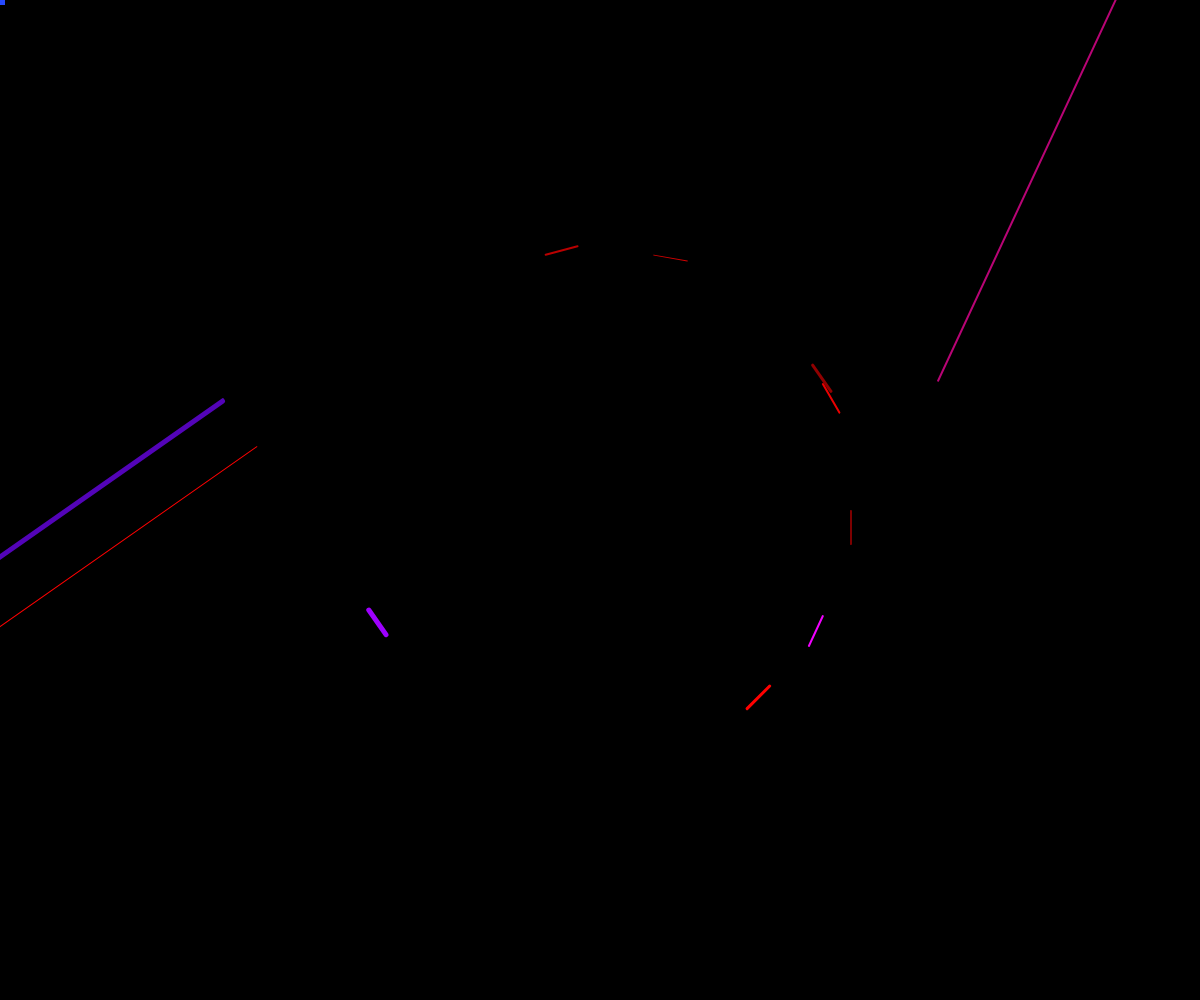
Frame 1 (no input)
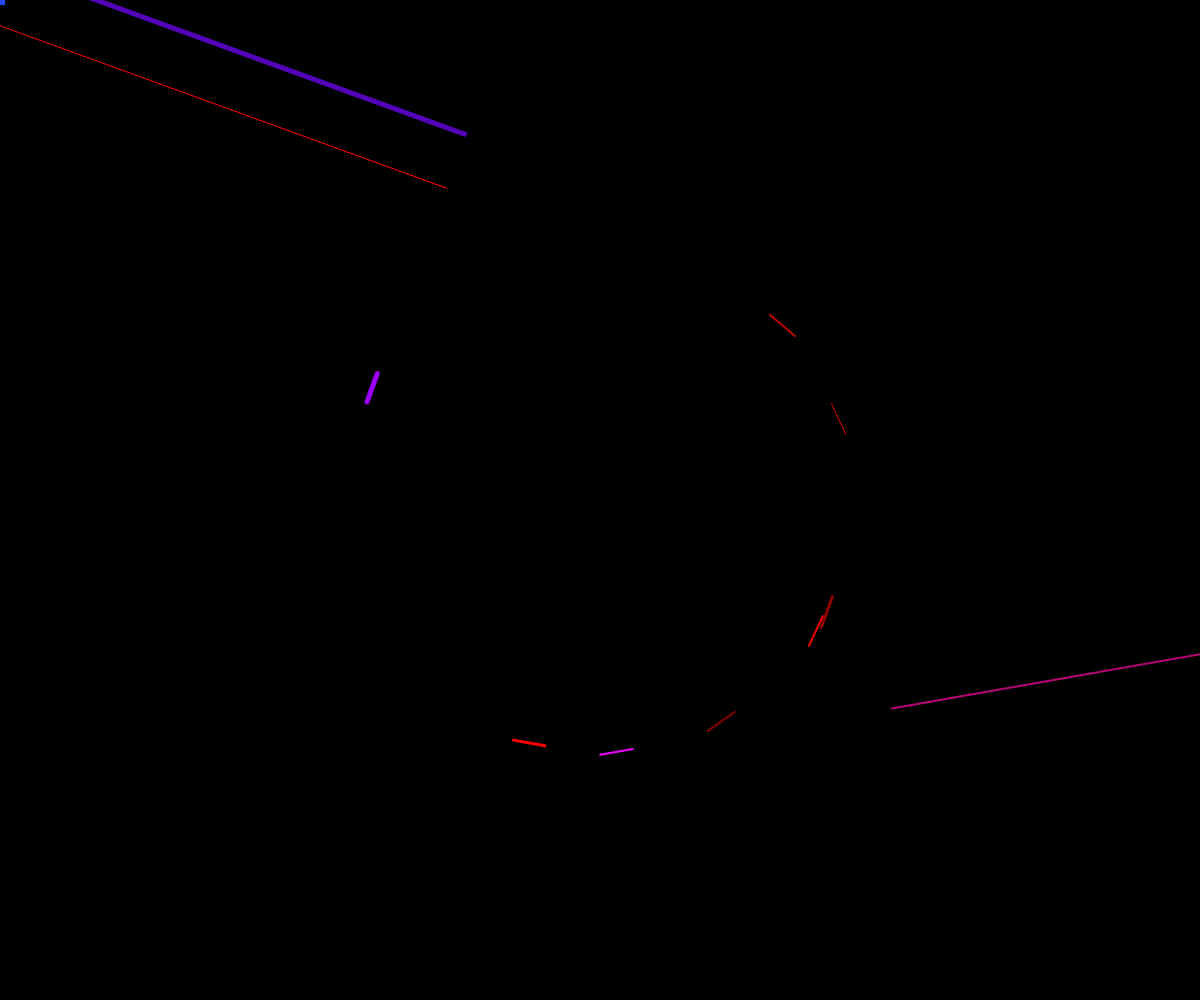
Frame 60 (no input)
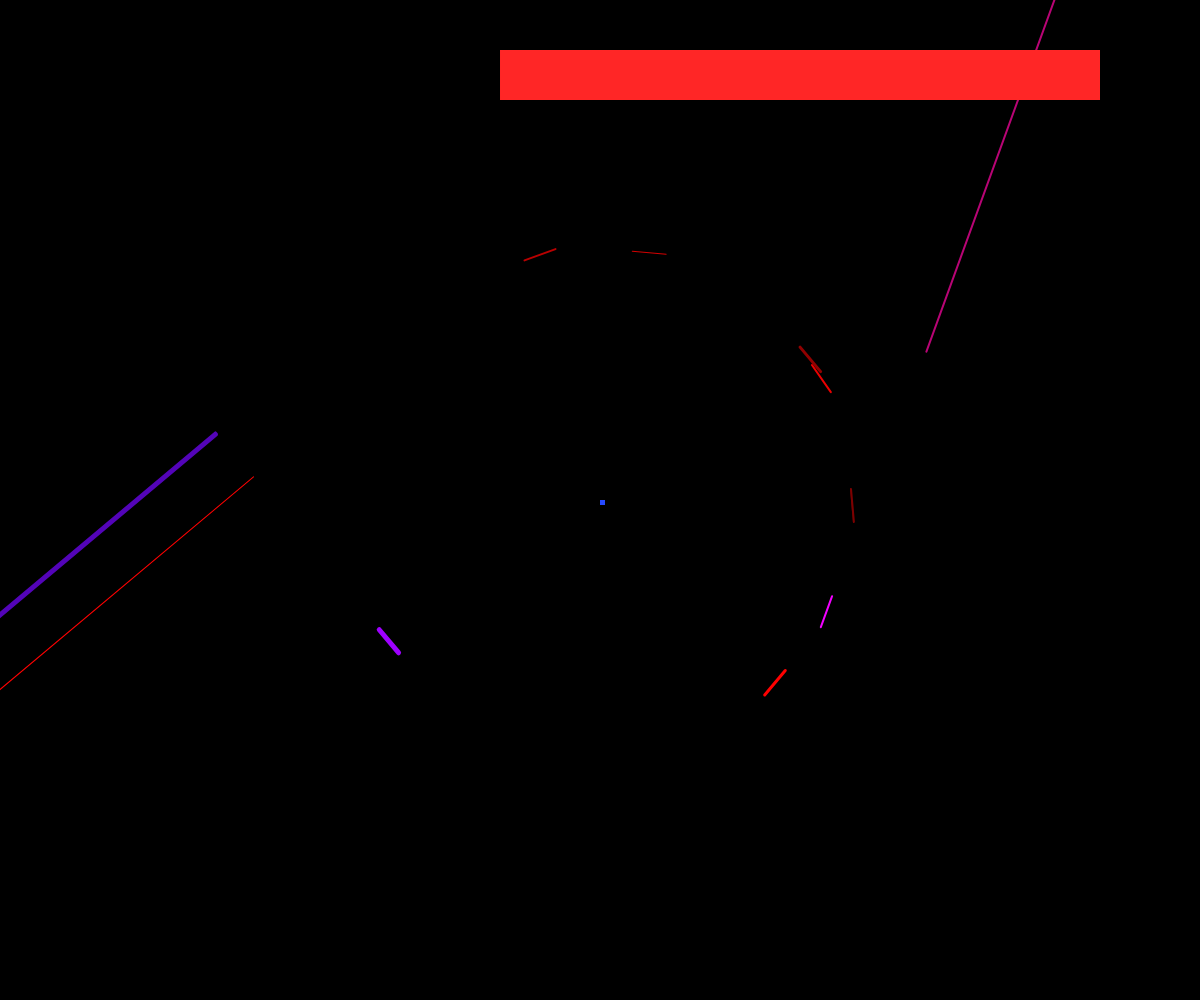
Frame 120 (the mouse pressed at the canvas centre since frame 60)

The p5.js sketch that drew these frames (run headless with seeded random() and noise() and a simulated clock; from frame 60 on, the mouse is pressed at the canvas centre):

// p5.js sketch
// ── sketch.js
// ----------------------------------------- Hello
// ----------------------------------------- variable widens diameter of rotation

var shapesk = 250;

// ----------------------------------------- Set up canvas

function setup() {
    createCanvas( windowWidth, windowHeight );

// ----------------------------------------- Set up frame rate

    frameRate( 500 );
}

// ----------------------------------------- Starting degree for shape elements

    var degree = 0;

// ----------------------------------------- Drawing background color

    function draw () {
    background( 0, 0, 0 );

// ----------------------------------------- Creates Line that rotates

      push();
      translate( width*0.5, height*0.5 ); // translates to center of rotation
      rotate( radians(degree) );          // rotates at stated amount
      noStroke();                         // no outer stroke on shape
      fill( 'rgb(85, 0, 0)' );                // fill color
      rect( shapesk, 10, 1, 35 , 105, 5 );    // rectangular shape

      degree = degree;

      pop();

// ----------------------------------------- Creates Line that rotates

      push();

      translate( width*0.5, height*0.5 );
      rotate( radians(degree) );
      noStroke();
      fill( 'rgb(125, 0, 0)' );
      rect( shapesk, 10, 2, 35 , 105, 5 );

// ----------------------------------------- Change degree position

      degree = degree - 35;

      pop();

// ----------------------------------------- Creates Line that rotates

        push();

        translate( width*0.5, height*0.5 );
        rotate( radians(degree) );
        noStroke();
        fill( 'rgb(145, 0, 0)' );
        rect( shapesk, 10, 3, 35 , 105, 5);

// ----------------------------------------- Change degree position

        degree = degree - 70;

        pop();

// ----------------------------------------- Creates Line that rotates

      push();

      translate( width*0.5, height*0.5);
      rotate( radians(degree) );
      noStroke();
      fill( 'rgb(185, 0, 0)' );
      rect( shapesk, 10, 2, 35 , 105, 5 );

// ----------------------------------------- Change degree position

      degree = degree + 25;

      pop();

// ----------------------------------------- Creates Line that rotates

        push();

        translate( width*0.5, height*0.5 );
        rotate( radians(degree) );
        noStroke();
        fill( 'rgb(210, 0, 0)' );
        rect( shapesk, 10, 1, 35 , 105, 5 );

// ----------------------------------------- Change degree position

        degree = degree + 50;

        pop();

// ----------------------------------------- Creates Line that rotates

          push();

          translate( width*0.5, height*0.5 );
          rotate( radians(degree) );
          noStroke();
          fill( 'rgb(235, 0, 0)' );
          rect( shapesk, 10, 2, 35 , 105, 5 );

// ----------------------------------------- Change degree position

          degree = degree + 75;

          pop();

// ----------------------------------------- Creates Line that rotates

            push();

            translate( width*0.5, height*0.5 );
            rotate( radians(degree) );
            noStroke();
            fill( 'rgb(255, 0, 0)' );
            rect( shapesk, 10, 3, 35 , 105, 5 );

// ----------------------------------------- Change degree position

            degree = degree + 100;

            pop();

// ----------------------------------------- Creates Line that rotates

              push();

              translate( width*0.5, height*0.5 );
              rotate( radians(degree) );
              noStroke();
              fill( 'rgb(158, 0, 255)' );
              rect( shapesk, 10, 5, 35 , 105, 5 );

// ----------------------------------------- Change degree position

              degree = degree - 120;

              pop();

// ----------------------------------------- Creates Line that rotates

                push();

                translate( width*0.5, height*0.5 );
                rotate( radians(degree) );
                noStroke();
                fill( 'rgb(242, 0, 255)' );
                rect( shapesk, 10, 2, 35 , 105, 5 );

// ----------------------------------------- Change degree position

                degree = degree + 120;

                pop();

// ----------------------------------------- Creates Longer Line that rotates from center

                  push();

                  translate( width*0.5, height*0.5 );
                  rotate( radians(degree) );
                  noStroke();
                  fill( 'rgb(255, 0, 0)' );
                  rect( shapesk, 240, 2000, 1 , 45, 1 );

// ----------------------------------------- Change degree position

                  degree = degree + 150;

                  pop();

// ----------------------------------------- Creates Longer Line that rotates from center

                    push();

                    translate( width*0.5, height*0.5 );
                    rotate( radians(degree) );
                    noStroke();
                    fill( 'rgb(184, 4, 117)' );
                    rect( shapesk, 255, 2000, 2 , 90, 1 );

// ----------------------------------------- Change degree position

                    degree = degree - 150;

                    pop();

// ----------------------------------------- Creates Longer Line that rotates from center

                      push();

                      translate( width*0.5, height*0.5 );
                      rotate( radians(degree) );
                      noStroke();
                      fill( 'rgb(83, 4, 184)' );
                      rect( shapesk, 295, 2000, 5 , 90, 1 );

// ----------------------------------------- Change degree position

                      degree = degree + 100;

                      pop();

// ----------------------------------------- Following the mouse while rotating!
// ----------------------------------------- Creates tiny blue square to follow mousex,mousey

                    noCursor();
                    noStroke();
                    fill( 'rgb(38, 73, 255)' );
                    rect( mouseX, mouseY, 5, 5 );
                    rotate( radians(degree) );

// ----------------------------------------- Creates Pink square that extends as mouse is pulled down

                  noStroke();
                  fill( 'rgb(255, 38, 103)' );
                  rect( mouseX, 5, mouseY, 50, );
                  rotate( radians(degree) );

// ----------------------------------------- Creates purple square that extends as mouse is pulled right

                noStroke();
                fill( 'rgb(134, 38, 255)' );
                rect( mouseY, 5,  50, mouseX, );
                rotate( radians(degree) );

// -----------------------------------------  creates red square that extends as mouse is pulled right

              noStroke();
              fill( 'rgb(255, 38, 38)' );
              rect( mouseY, 50, mouseX, 50,);
              rotate( radians(degree) );

// ----------------------------------------- creates blue square that extends as mouse is pulled down

            noStroke();
            fill( 'rgb(62, 38, 255)' );
            rect(  5, mouseX, mouseY, 50,);
            rotate( radians(degree) );

}
